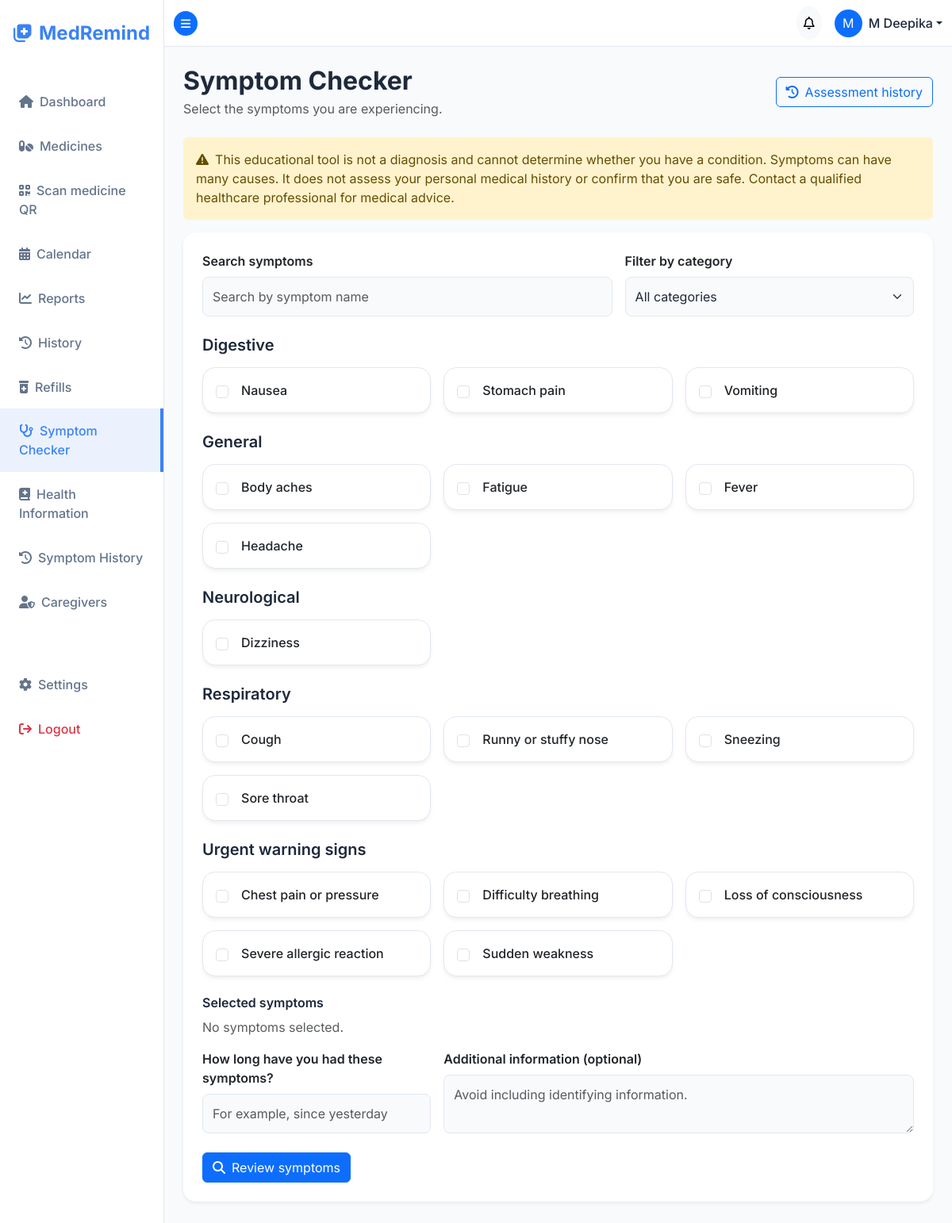
The app's page /symptoms/ (signed in) with its own data.
### accounts/models.py (models this page shows, shortened)
class User(AbstractUser):
    username = models.CharField(
        max_length=150,
        unique=True,
        help_text="Required. 150 characters or fewer. Letters, digits, spaces and @/./+/-/_ only.",
        validators=[SpaceAllowedUsernameValidator()],
        error_messages={
            "unique": "A user with that username already exists.",
        },
    )
    phone_number = models.CharField(max_length=20, blank=True, null=True)
    profile_picture = models.ImageField(upload_to='profiles/', blank=True, null=True)
    dark_mode = models.BooleanField(default=False)
    language = models.CharField(max_length=10, default='en')
    time_format = models.CharField(max_length=10, default='12h', choices=[('12h', '12 Hour'), ('24h', '24 Hour')])
    sound_enabled = models.BooleanField(default=True)
    desktop_notifications_enabled = models.BooleanField(default=True)
    email_notifications_enabled = models.BooleanField(default=True)
    sms_notifications_enabled = models.BooleanField(default=False)
    sms_phone_number = models.CharField(max_length=20, blank=True, null=True)

### symptoms/models.py (models this page shows, shortened)
class Symptom(models.Model):
    name = models.CharField(max_length=100, unique=True)
    description = models.CharField(max_length=255, blank=True)
    category = models.CharField(max_length=50)
    is_active = models.BooleanField(default=True)
    class Meta:
        ordering = ['category', 'name']

### symptoms/views.py (the view)
# urls.py: path('', views.symptom_checker, name='checker'),
@login_required
def symptom_checker(request):
    if request.method == 'POST':
        form = SymptomAssessmentForm(request.POST)
        if form.is_valid():
            symptoms = list(form.cleaned_data['symptoms'])
            summary = analyze_symptoms(symptoms)
            assessment = SymptomAssessment.objects.create(
                user=request.user,
                duration=form.cleaned_data['duration'],
                additional_notes=form.cleaned_data['additional_notes'],
                assessment_summary=summary,
            )
            assessment.symptoms.set(symptoms)
            messages.success(request, 'Your symptom assessment has been saved privately.')
            return redirect('symptoms:assessment_result', pk=assessment.pk)
    else:
        form = SymptomAssessmentForm()
    categories = (
        Symptom.objects.filter(is_active=True)
        .order_by()
        .values_list('category', flat=True)
        .distinct()
        .order_by('category')
    )
    category_groups = [
        {
            'name': category,
            'symptoms': Symptom.objects.filter(is_active=True, category=category),
        }
        for category in categories
    ]
    return render(request, 'symptoms/checker.html', {
        'form': form,
        'category_groups': category_groups,
        'selected_symptom_ids': request.POST.getlist('symptoms'),
        'disclaimer': MEDICAL_DISCLAIMER,
    })

### symptoms/forms.py (shortened to what this page needs)
class SymptomAssessmentForm(forms.Form):
    symptoms = forms.ModelMultipleChoiceField(
        queryset=Symptom.objects.none(),
        required=True,
        error_messages={'required': 'Select at least one symptom.'},
    )
    duration = forms.CharField(max_length=100)
    additional_notes = forms.CharField(
        max_length=1000,
        required=False,
        widget=forms.Textarea(attrs={'rows': 3}),
    )
    def __init__(self, *args, **kwargs):
        super().__init__(*args, **kwargs)
        self.fields['symptoms'].queryset = Symptom.objects.filter(is_active=True)

### templates/symptoms/checker.html (shortened to what this page needs)
{% extends "base.html" %}
{% block content %}
<div class="d-flex flex-wrap justify-content-between align-items-center gap-3 mb-4">
    <div>
        <h2 class="fw-bold mb-1">Symptom Checker</h2>
        <p class="text-muted mb-0">Select the symptoms you are experiencing.</p>
    </div>
    <a href="{% url 'symptoms:assessment_history' %}" class="btn btn-outline-primary">
        <i class="fa-solid fa-clock-rotate-left me-2"></i>Assessment history
    </a>
</div>
<div class="alert alert-warning border-0" role="note">
    <i class="fa-solid fa-triangle-exclamation me-2"></i>{{ disclaimer }}
</div>
<form method="post" id="symptom-assessment-form" novalidate>
    <div class="card border-0 p-4 shadow-sm mb-4">
        <div class="row g-3 align-items-end mb-4">
            <div class="col-md-7">
                <label for="symptom-search" class="form-label fw-semibold">Search symptoms</label>
                <input type="search" class="form-control" id="symptom-search" placeholder="Search by symptom name">
            </div>
            <div class="col-md-5">
                <label for="symptom-category" class="form-label fw-semibold">Filter by category</label>
                <select class="form-select" id="symptom-category">
                    <option value="">All categories</option>
                </select>
            </div>
        </div>
        {% for group in category_groups %}
        <section class="symptom-category-group mb-4" data-category="{{ group.name }}">
            <h5 class="fw-semibold mb-3">{{ group.name }}</h5>
            <div class="row g-3">
                {% for symptom in group.symptoms %}
                <div class="col-sm-6 col-lg-4 symptom-option" data-name="{{ symptom.name|lower }}">
                    <label class="card h-100 p-3 symptom-choice" for="symptom-{{ symptom.pk }}">
                        <span class="d-flex align-items-center gap-3">
                            <input class="form-check-input symptom-checkbox flex-shrink-0" type="checkbox" name="symptoms" id="symptom-{{ symptom.pk }}" value="{{ symptom.pk }}" >
                            <span class="fw-medium">{{ symptom.name }}</span>
                        </span>
                    </label>
                </div>
                {% endfor %}
            </div>
        </section>
        {% endfor %}
        <div class="mb-3">
            <h6 class="fw-semibold">Selected symptoms</h6>
            <div id="selected-symptom-tags" class="d-flex flex-wrap gap-2" aria-live="polite">
                <span class="text-muted" id="no-selected-symptoms">No symptoms selected.</span>
            </div>
        </div>
        <div class="row g-3">
            <div class="col-md-4">
                <label for="id_duration" class="form-label fw-semibold">How long have you had these symptoms?</label>
                <input type="text" name="duration" maxlength="100" required class="form-control" id="id_duration" placeholder="For example, since yesterday" value="{{ form.data.duration|default:'' }}">
            </div>
            <div class="col-md-8">
                <label for="id_additional_notes" class="form-label fw-semibold">Additional information (optional)</label>
                <textarea name="additional_notes" maxlength="1000" rows="2" class="form-control" id="id_additional_notes" placeholder="Avoid including identifying information.">{{ form.data.additional_notes|default:'' }}</textarea>
            </div>
        </div>
        <div class="mt-4">
            <button type="submit" class="btn btn-primary" id="submit-assessment">
                <i class="fa-solid fa-magnifying-glass me-2"></i>Review symptoms
            </button>
        </div>
    </div>
</form>
{% endblock %}

### templates/base.html (shortened to what this page needs)
<!DOCTYPE html>
{% load static %}
<html lang="en">
<head>
    <link href="https://cdn.jsdelivr.net/npm/bootstrap@5.3.2/dist/css/bootstrap.min.css" rel="stylesheet">
    <link rel="stylesheet" href="https://cdnjs.cloudflare.com/ajax/libs/font-awesome/6.4.2/css/all.min.css">
    <link rel="stylesheet" href="{% static 'css/styles.css' %}">
</head>
<body class="{% if user.is_authenticated and user.dark_mode %}dark-mode{% endif %}">
    {% if user.is_authenticated %}
    <div class="d-flex" id="wrapper">
        <div class="sidebar" id="sidebar-wrapper">
            <div class="sidebar-heading text-center py-4 fs-4 fw-bold text-primary">
                <i class="fa-solid fa-notes-medical me-2"></i>MedRemind
            </div>
            <div class="list-group list-group-flush mt-3">
                <a href="{% url 'dashboard' %}" class="list-group-item list-group-item-action bg-transparent {% if request.resolver_match.url_name == 'dashboard' %}active{% endif %}">
                    <i class="fa-solid fa-house me-2"></i>Dashboard
                </a>
                <a href="{% url 'medicine_list' %}" class="list-group-item list-group-item-action bg-transparent {% if 'medicine' in request.resolver_match.url_name %}active{% endif %}">
                    <i class="fa-solid fa-pills me-2"></i>Medicines
                </a>
                <a href="{% url 'medicine_qr_scanner' %}" class="list-group-item list-group-item-action bg-transparent {% if request.resolver_match.url_name == 'medicine_qr_scanner' %}active{% endif %}">
                    <i class="fa-solid fa-qrcode me-2"></i>Scan medicine QR
                </a>
                <a href="{% url 'calendar' %}" class="list-group-item list-group-item-action bg-transparent {% if request.resolver_match.url_name == 'calendar' %}active{% endif %}">
                    <i class="fa-solid fa-calendar-days me-2"></i>Calendar
                </a>
                <a href="{% url 'reports' %}" class="list-group-item list-group-item-action bg-transparent {% if request.resolver_match.url_name == 'reports' %}active{% endif %}">
                    <i class="fa-solid fa-chart-line me-2"></i>Reports
                </a>
                <a href="{% url 'medicine_history' %}" class="list-group-item list-group-item-action bg-transparent {% if request.resolver_match.url_name == 'medicine_history' %}active{% endif %}">
                    <i class="fa-solid fa-clock-rotate-left me-2"></i>History
                </a>
                <a href="{% url 'refill_tracking' %}" class="list-group-item list-group-item-action bg-transparent {% if request.resolver_match.url_name == 'refill_tracking' %}active{% endif %}">
                    <i class="fa-solid fa-prescription-bottle-medical me-2"></i>Refills
                </a>
                <a href="{% url 'symptoms:checker' %}" class="list-group-item list-group-item-action bg-transparent {% if request.resolver_match.namespace == 'symptoms' and request.resolver_match.url_name == 'checker' %}active{% endif %}">
                    <i class="fa-solid fa-stethoscope me-2"></i>Symptom Checker
                </a>
                <a href="{% url 'symptoms:disease_list' %}" class="list-group-item list-group-item-action bg-transparent ">
                    <i class="fa-solid fa-book-medical me-2"></i>Health Information
                </a>
                <a href="{% url 'symptoms:assessment_history' %}" class="list-group-item list-group-item-action bg-transparent ">
                    <i class="fa-solid fa-clock-rotate-left me-2"></i>Symptom History
                </a>
                <a href="{% url 'caregiver_access' %}" class="list-group-item list-group-item-action bg-transparent {% if request.resolver_match.url_name == 'caregiver_access' %}active{% endif %}">
                    <i class="fa-solid fa-user-shield me-2"></i>Caregivers
                </a>
                <a href="{% url 'settings' %}" class="list-group-item list-group-item-action bg-transparent mt-5 {% if request.resolver_match.url_name == 'settings' %}active{% endif %}">
                    <i class="fa-solid fa-gear me-2"></i>Settings
                </a>
                <form action="{% url 'logout' %}" method="post" class="d-inline w-100">
                    <button type="submit" class="list-group-item list-group-item-action bg-transparent text-danger border-0 w-100 text-start">
                        <i class="fa-solid fa-arrow-right-from-bracket me-2"></i>Logout
                    </button>
                </form>
            </div>
        </div>
        <div id="page-content-wrapper">
            <nav class="navbar navbar-expand-lg topbar border-bottom">
                <div class="container-fluid">
                    <button class="btn btn-primary btn-sm rounded-circle" id="menu-toggle">
                        <i class="fa-solid fa-bars"></i>
                    </button>
                    <div class="ms-auto d-flex align-items-center">
                        <div class="dropdown me-3">
                            <button class="btn btn-light position-relative rounded-circle p-2 notification-btn" type="button" data-bs-toggle="dropdown">
                                <i class="fa-regular fa-bell"></i>
                            </button>
                        </div>
                        <div class="dropdown">
                            <a class="d-flex align-items-center text-decoration-none dropdown-toggle text-dark" href="#" role="button" data-bs-toggle="dropdown">
                                {% if user.profile_picture %}
                                    <img src="{{ user.profile_picture.url }}" class="rounded-circle me-2" width="35" height="35" style="object-fit: cover;">
                                {% else %}
                                    <div class="bg-primary text-white rounded-circle d-flex justify-content-center align-items-center me-2" style="width: 35px; height: 35px;">
                                        {{ user.username|make_list|first|upper }}
                                    </div>
                                {% endif %}
                                <span class="fw-medium">{{ user.username }}</span>
                            </a>
                        </div>
                    </div>
                </div>
            </nav>
            <div class="container-fluid p-4 main-content">
                {% block content %}{% endblock %}
            </div>
        </div>
    </div>
    {% else %}
        {% block auth_content %}{% endblock %}
    {% endif %}
</body>
</html>

### static/css/styles.css (style rules this page uses)
:root { --primary-color: #3b82f6; --primary-hover: #2563eb; --secondary-color: #10b981; --bg-color: #f8fafc; --sidebar-bg: #ffffff; --text-main: #1e293b; --text-muted: #64748b; --card-bg: #ffffff; --border-color: #e2e8f0; }
body { font-family: 'Inter', sans-serif; background-color: var(--bg-color); color: var(--text-main); overflow-x: hidden; transition: background-color 0.3s ease, color 0.3s ease; }
h1, h2, h3, h4, h5, h6 { font-weight: 600; color: var(--text-main); }
#wrapper { display: flex; width: 100%; align-items: stretch; }
#sidebar-wrapper { min-height: 100vh; width: 250px; background-color: var(--sidebar-bg); border-right: 1px solid var(--border-color); transition: margin 0.25s ease-out; }
.sidebar-heading { color: var(--primary-color) !important; }
.list-group-item { border: none; padding: 1rem 1.5rem; color: var(--text-muted); font-weight: 500; transition: all 0.2s; }
.list-group-item:hover, .list-group-item.active { background-color: rgba(59, 130, 246, 0.1) !important; color: var(--primary-color); border-right: 4px solid var(--primary-color); }
#page-content-wrapper { min-width: 100vw; width: 100%; }
.topbar { background-color: var(--sidebar-bg); border-color: var(--border-color) !important; }
.dropdown-toggle.text-dark { color: var(--text-main) !important; }
.card { background-color: var(--card-bg); border: 1px solid var(--border-color); border-radius: 16px; box-shadow: 0 4px 6px -1px rgba(0, 0, 0, 0.05), 0 2px 4px -1px rgba(0, 0, 0, 0.03); transition: transform 0.2s, box-shadow 0.2s; }
.form-control, .form-select { background-color: var(--bg-color); border-color: var(--border-color); color: var(--text-main); border-radius: 8px; padding: 0.75rem; }
@media (min-width: 768px) { #page-content-wrapper { min-width: 0; width: 100%; } }

### records on screen
User: username|make_list "M", username "M Deepika"
Symptom: name "Nausea"
Symptom: name "Stomach pain"
Symptom: name "Vomiting"
Symptom: name "Body aches"
Symptom: name "Fatigue"
Symptom: name "Fever"
Symptom: name "Headache"
Symptom: name "Dizziness"
Symptom: name "Cough"
Symptom: name "Runny or stuffy nose"
Symptom: name "Sneezing"
Symptom: name "Sore throat"
Symptom: name "Chest pain or pressure"
Symptom: name "Difficulty breathing"
Symptom: name "Loss of consciousness"
Symptom: name "Severe allergic reaction"
Symptom: name "Sudden weakness"

### other values on screen
{{ group.name }} "Digestive" "General" "Neurological" "Respiratory" "Urgent warning signs"
